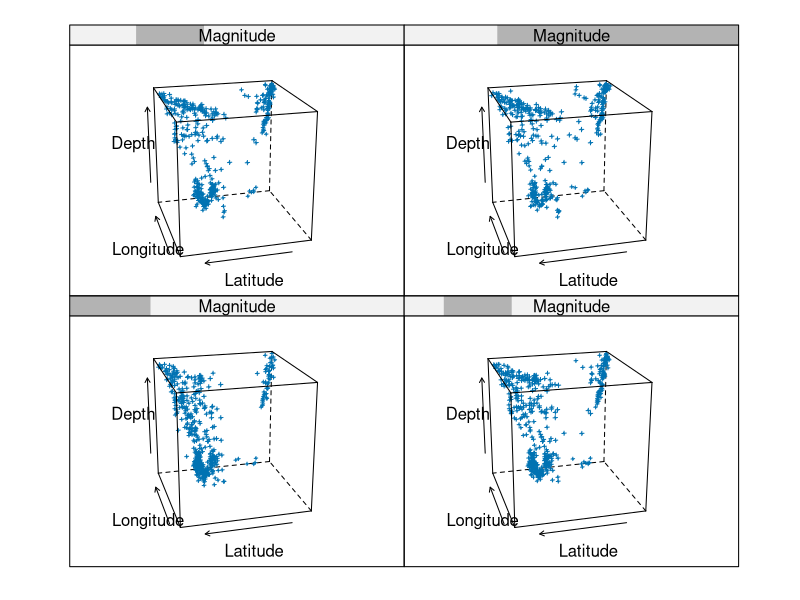
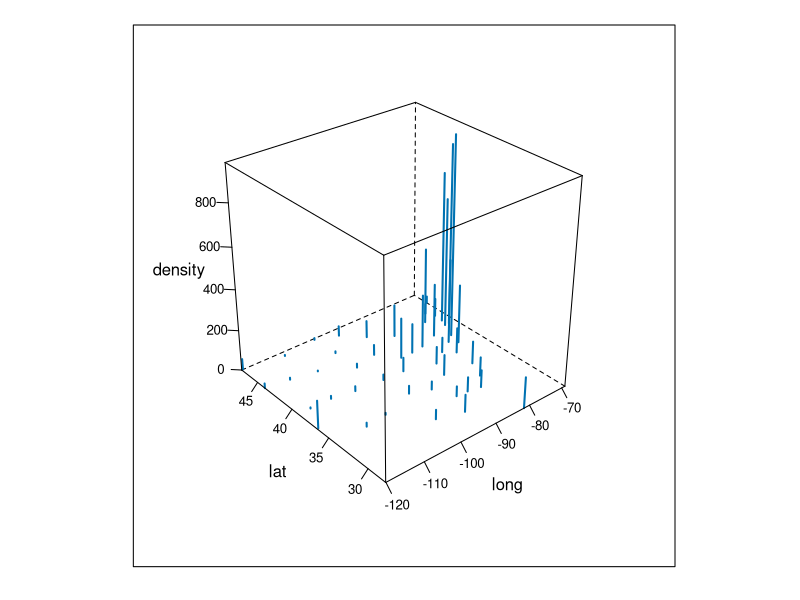
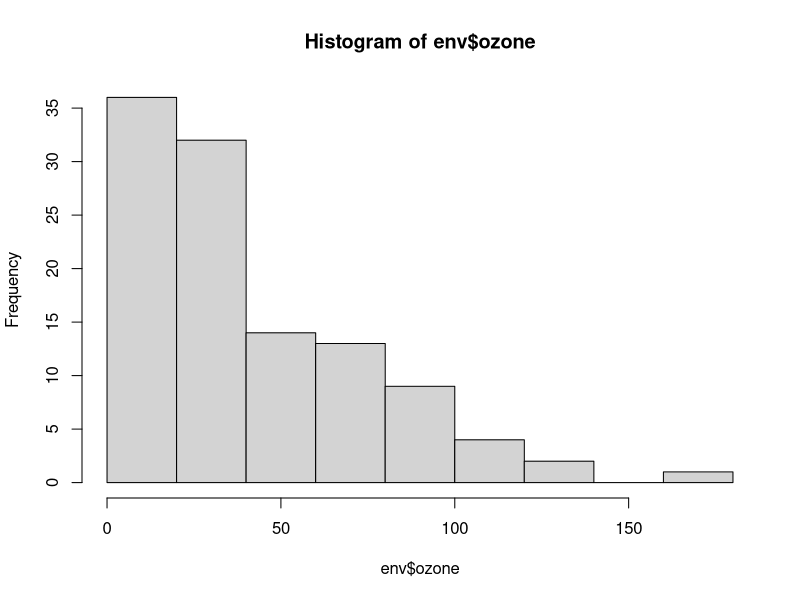
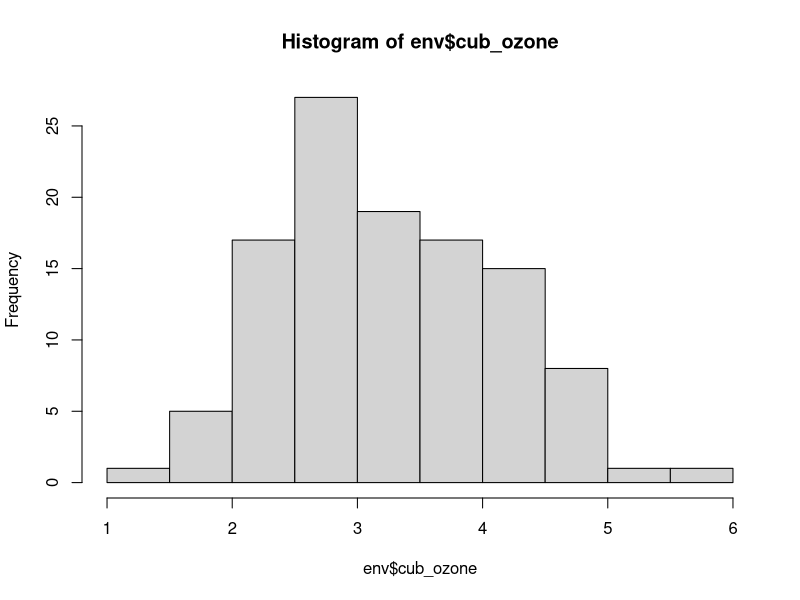
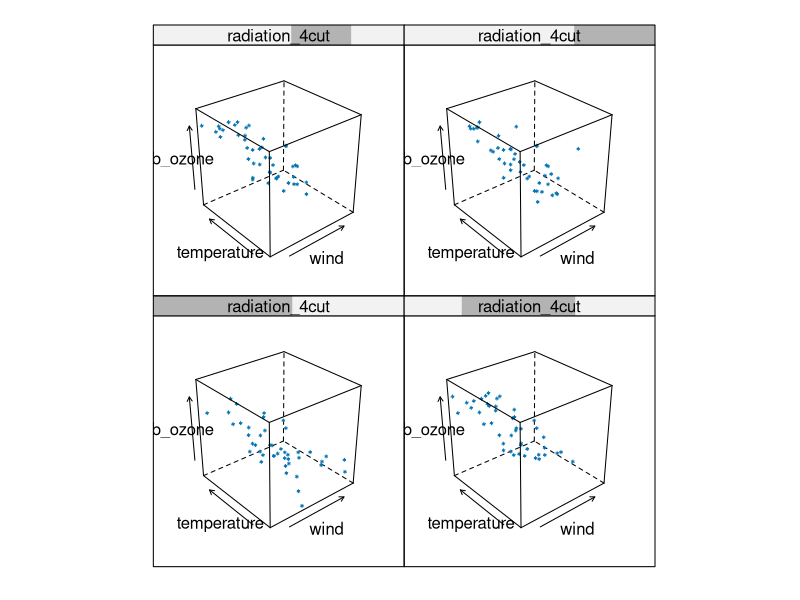
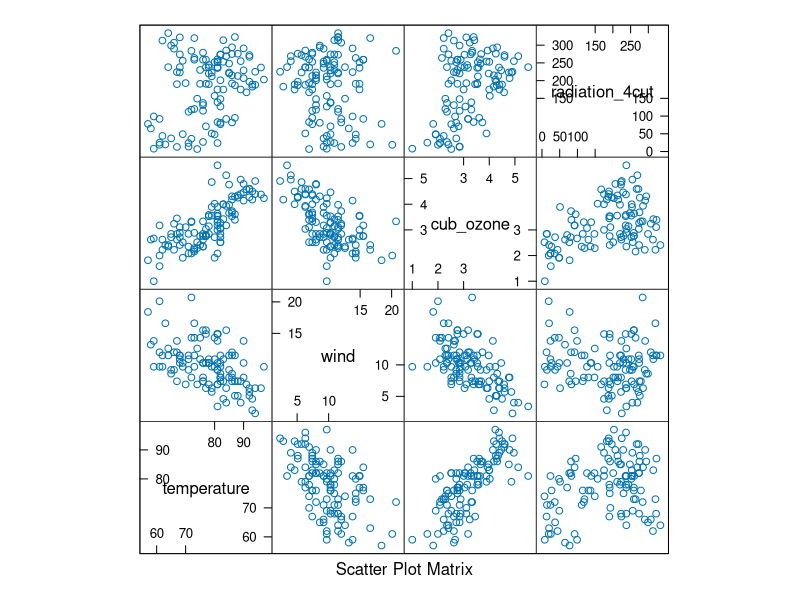
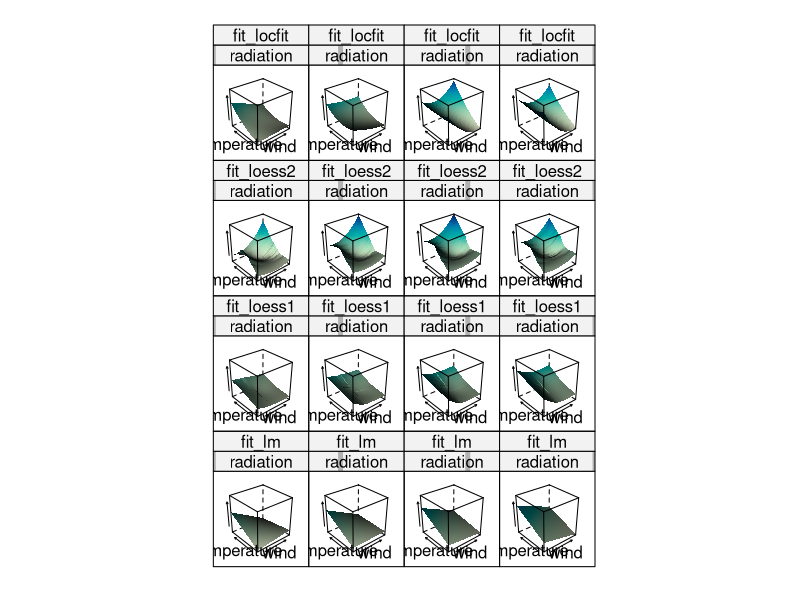
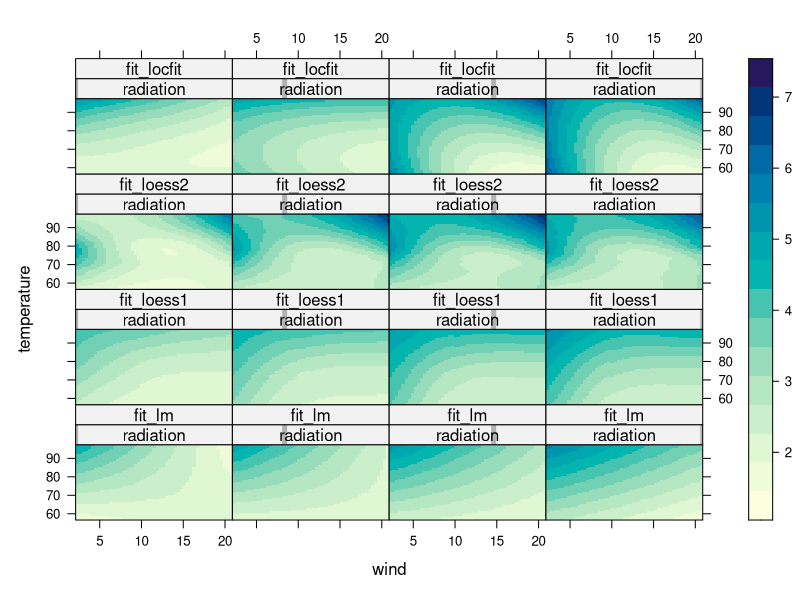

These charts were generated, in order, by the following R code:
#****************************#
# Chapter 6 Trivaraite plot
# ***************************#

# 4 high-level functions in lattice produce
# trivariate displays:
# cloud(): 3 dim scatter plots of unstructured trivariate data
# levelplot(), contouplot(), wireframe() render
# surfaces 


#=============================#
# 6.1 Three-dim scatter plots
#==============================#
library(lattice)

data('quakes')
head(quakes, 2)

quakes$Magnitude <- equal.count(quakes$mag, 4) # convert mag into 4 intervals shingle
range(quakes$Magnitude)

cloud(depth ~ lat * long | Magnitude,
      data = quakes, 
      zlim = rev(range(quakes$depth)),
      screen = list(z = 105, x = -70),
      panel.aspect = 0.75, # length of each side
      xlab = "Longitude", ylab = "Latitude",
      zlab = "Depth")


# > range(quakes$depth)
# [1]  40 680

# > rev(range(quakes$depth))
#[1] 680  40




# --------------------------------------------#
# 6.1.1 Dynamic manipulation vs stereo viewing
#---------------------------------------------#
state.info <- data.frame(name = state.name, area = state.x77[, "Area"],
           long = state.center$x, lat = state.center$y,
           population = 1000 * state.x77[, "Population"])

state.info$density <- with(state.info, population / area)

cloud(density ~ long + lat, data = state.info, 
      subset = !(name %in% c("Alaska", "Hawaii")),
      type = "h", lwd = 2, zlim = c(0, max(state.info$density)),
      scales = list(arrows = FALSE))



#=================================#
# 6.2 Surfaces and two-way tables
#=================================#

# surfaces and array-like data, where z-values
# are evaluated on a regular rectangular grid 
# defined by x- and y- values. 
# z values form a matrix and x- y- values rerpesent
# rows and columns of that matrix


#-----------------------#-
# 6.2.1 Data preparation
#-----------------------#
# Surfaces are in principle smooth, or at least continuous
# and can be abstractly represented as a function of two varaiables


# But they are conveniently represented as matricses
# containting evalutaiotns of the function on a grid

# although 2-d table is natrually presented as matrices
# it has inherent discreteness

# so be careful to preprocess the data to get them in a suitable form

# the most convenient situation is when the data is already evalutated on a grid
# in the form of a matrix

# volcano data, records the elevation of MTEDEN
# on a 10m by 10m grid. 
# the data is in the form of a matrix, no conditioning varaible

data("volcano") # 1:87, 1:61


# next example: a correlation matrix, derived from data on car models
data("Cars93", package = "MASS")
Cars93[, !sapply(Cars93, is.factor)]

corr_Cars93 <- cor(Cars93[, !sapply(Cars93, is.factor)], 
    use = "pair")


# the 3rd example is a mutlitway frequency table
# create a frequency table of score by gcsescore
# discretized into ten equally sized group and gender
data(Chem97, package = "mlmRev")

Chem97$gcd <- with(Chem97, cut(gcsescore, breaks = quantile(gcsescore, 
                                 ppoints(11, a = 1))))

ChemTab <- xtabs(~ score + gcd + gender, Chem97)
# natrually creates a 3-d array, with gender be a natrual conditioning variable

# to convert this table to a helpful data.frame
ChemTab_df <- as.data.frame(ChemTab)


# Last example: evaluating fitted regression surfaces
# on a regular grid. 

data("environmental")
# consists of daily measurements of ozone concentration
# with speed, temp, solar radiation in NY for 111 days i 1973

# we fit regression models which predict ozone concentration
# an indicator of smog, using other measurements as predictores

# use cube root of ozone concentration as the response

env <- environmental
env$cub_ozone <- env$ozone ^ (1 / 3)
hist(env$ozone) # right skewed
hist(env$cub_ozone) # much close to normal

# for the purpose of conditioning, create shingles from the continous predictors
# Radiation is used as conditioning varaible to create a 3-d scatter plot
env$radiation_4cut <- equal.count(env$radiation, 4)
cloud(cub_ozone ~ wind + temperature | radiation_4cut, data = env)


# a scatter-plot matrix is another useful viz
splom(env[, 3:6])
head(env, 2)
head(env[, 3:6], 3)


# fit 4 regression models. 
# 1st: parametric
# the remaining: non-parametric loess, and local fit


# 1st: 
fm1_env <- lm(cub_ozone ~ radiation * temperature * wind, data = env)

# 2nd:
fm2_env <- loess(cub_ozone ~ wind * temperature * radiation, data = env,
      span = 0.75, degree = 1L)


# 3rd:
fm3_env <- loess(cub_ozone ~ wind * temperature * radiation, data = env, 
      parametric = c("radiation", "wind"), 
      span = 0.75, degree = 2)


# 4th:
install.packages("locfit")
library(locfit)

fm4_env <- locfit(cub_ozone ~ wind * temperature * radiation, data = env)


# eventual goal is to display the fitted regression surfaces
# so first, need to evaluate the predicted ozone concentrations 
# on a regular grid of predictor values

# there are 3 predictors, but can only use 2 to define a surface
# so use one as conditioning varaible. 

# we first create the vectors of values for 
# each predictor which defines the margins of the 2-d grid

install.packages("lattice")
library(lattice)

with(env, range(wind)) # [1]  2.3 20.7

w.mesh <- with(env, do.breaks(range(wind), 50)) # draw histgram and kernel density
# do.breaks(end.point, nint)


marginal_mesh <- function(Var, nint) {
  with(env, do.breaks(range(Var), nint = nint))
}

wind_mesh <- marginal_mesh(env$wind, 50)
temp_mesh <- marginal_mesh(env$temperature, 50)
rad_mesh <-marginal_mesh(env$radiation, 3)

# the expand.grid() can construct a full grid
# in the form of a data frame from these margins

# eventual goal is to display the fitted regression surfaces
# so first, need to evaluate the predicted ozone concentrations 
# on a regular grid of predictor values
Grid_predictors <- expand.grid(wind = wind_mesh, 
            temperature = temp_mesh,
            radiation = rad_mesh)


pred1 <- predict(fm1_env, newdata = Grid_predictors)
# a vecotr 10404 elements

# so final step is to add columns of each fitted model into the 
# Grid_predictors df
Grid_predictors[["fit_lm"]] <- predict(fm1_env, newdata = Grid_predictors)

pd2 <- predict(fm2_env, newdata = Grid_predictors)
# an array, need to vectorize it

Grid_predictors[["fit_loess1"]] <- as.vector(predict(fm2_env, newdata = Grid_predictors))
Grid_predictors[["fit_loess2"]] <- as.vector(predict(fm3_env, newdata = Grid_predictors))

pd4 <- predict(fm4_env, newdata = Grid_predictors)
# a vector

Grid_predictors[["fit_locfit"]] <- predict(fm4_env, newdata = Grid_predictors)

# now use these examples to create some plots

#----------------------------#
# 6.2.2 Visualizing surfaces
#----------------------------#
par(mai = c(0.1, 0.1, 0.1, 0.1))
wireframe(fit_lm  + fit_loess1 + fit_loess2 + fit_locfit
          ~ wind * temperature | radiation, data = Grid_predictors,
          outer = TRUE, shade = TRUE, zlab = "") 
# draw 3d scatter plot and surfaces



# levelplot has an interface identical to that of wireframe
# but it uses a false-color gradient to encode the z variable


levelplot(fit_lm  + fit_loess1 + fit_loess2 + fit_locfit
          ~ wind * temperature | radiation, data = Grid_predictors)


# contour plot labels the level (z values) using cols and contour line
# disadvantage: can not use too many levels, tend to overlap

contourplot(fit_locfit ~ wind * temperature | radiation,
            data = Grid_predictors, aspect = 0.7, 
            layout = c(1, 4), cuts = 15, label.style = "align")




# all of these method can be directly used onto a matrix
levelplot(volcano)
contourplot(volcano, cuts = 20, label = TRUE)
wireframe(volcano, panel.aspect = 0.7, zoom = 1, lwd = 0.5)
